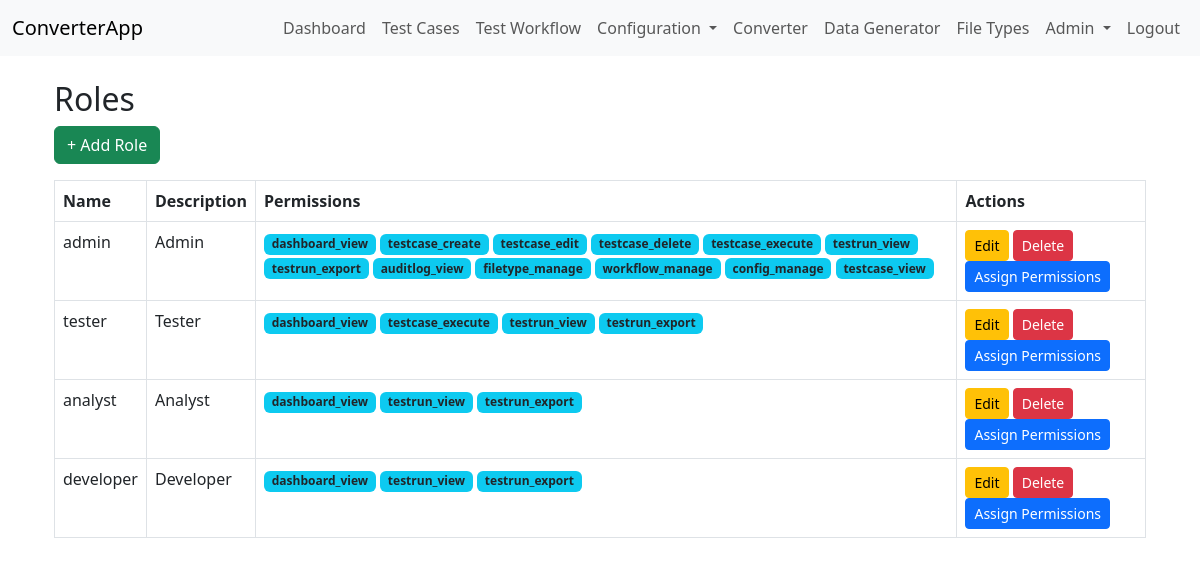
/roles (signed in), run on the app's committed database.
### app/models.py (models this page shows)
class Role(db.Model):
    id = db.Column(db.Integer, primary_key=True)
    name = db.Column(db.String(64), unique=True, nullable=False)
    description = db.Column(db.String(255))
    permissions = db.relationship('Permission', secondary=role_permissions, backref=db.backref('roles', lazy='dynamic'))

class Permission(db.Model):
    id = db.Column(db.Integer, primary_key=True)
    name = db.Column(db.String(64), unique=True, nullable=False)
    description = db.Column(db.String(255))

### app/auth/routes.py (the view)
@auth.route('/roles')
@login_required
@admin_or_permission_required('role_manage')
def list_roles():
    roles = Role.query.all()
    return render_template('roles.html', roles=roles)

### app/auth/routes.py (called while the page is built)
@login_manager.user_loader
def load_user(user_id):
    return User.query.get(int(user_id))

def admin_or_permission_required(permission):
    def decorator(f):
        @wraps(f)
        def decorated_function(*args, **kwargs):
            if not current_user.is_authenticated:
                return redirect(url_for('auth.login'))
            if getattr(current_user, 'role', None) and (current_user.role.name == 'admin' or any(p.name == permission for p in current_user.role.permissions)):
                return f(*args, **kwargs)
            flash('You do not have permission to access this page.', 'danger')
            return redirect(url_for('dashboard'))
        return decorated_function
    return decorator

### app/templates/roles.html (shortened to what this page needs)
{% extends 'base.html' %}
{% block content %}
<div class="container mt-4">
  <h2>Roles</h2>
  <a href="{{ url_for('auth.add_role') }}" class="btn btn-success mb-3">+ Add Role</a>
  <table class="table table-bordered">
    <thead>
      <tr>
        <th>Name</th>
        <th>Description</th>
        <th>Permissions</th>
        <th>Actions</th>
      </tr>
    </thead>
    <tbody>
      {% for role in roles %}
      <tr>
        <td>{{ role.name }}</td>
        <td>{{ role.description }}</td>
        <td>
          {% for perm in role.permissions %}
            <span class="badge bg-info text-dark">{{ perm.name }}</span>
          {% else %}
            <span class="text-muted">No permissions</span>
          {% endfor %}
        </td>
        <td>
          <a href="{{ url_for('auth.edit_role', role_id=role.id) }}" class="btn btn-sm btn-warning">Edit</a>
          <form method="POST" action="{{ url_for('auth.delete_role', role_id=role.id) }}" style="display:inline;">
            <button type="submit" class="btn btn-sm btn-danger" onclick="return confirm('Delete this role?');">Delete</button>
          </form>
          <a href="{{ url_for('auth.assign_permissions', role_id=role.id) }}" class="btn btn-sm btn-primary">Assign Permissions</a>
        </td>
      </tr>
      {% endfor %}
    </tbody>
  </table>
</div>
{% endblock %}

### app/templates/base.html (shortened to what this page needs)
<!DOCTYPE html>
<html lang="en">
<head>
    <link rel="stylesheet" href="https://cdn.jsdelivr.net/npm/bootstrap@5.3.0/dist/css/bootstrap.min.css">
</head>
<body>
<nav class="navbar navbar-expand-lg navbar-light bg-light">
    <div class="container-fluid">
        <a class="navbar-brand" href="{{ url_for('dashboard') }}">ConverterApp</a>
        <div class="collapse navbar-collapse">
            <ul class="navbar-nav ms-auto mb-2 mb-lg-0">
                {% if current_user.is_authenticated %}
                <li class="nav-item">
                    <a class="nav-link" href="{{ url_for('dashboard') }}">Dashboard</a>
                </li>
                <li class="nav-item">
                    <a class="nav-link" href="{{ url_for('testcases.list_testcases') }}">Test Cases</a>
                </li>
                <li class="nav-item">
                    <a class="nav-link" href="{{ url_for('converters.test_workflow') }}">Test Workflow</a>
                </li>
                <li class="nav-item dropdown">
                    <a class="nav-link dropdown-toggle" href="#" id="configDropdown" role="button" data-bs-toggle="dropdown" aria-expanded="false">
                        Configuration
                    </a>
                </li>
                <li class="nav-item">
                    <a class="nav-link" href="{{ url_for('converters.converter_test') }}">Converter</a>
                </li>
                <li class="nav-item">
                    <a class="nav-link" href="{{ url_for('converters.data_generator') }}">Data Generator</a>
                </li>
                <li class="nav-item">
                    <a class="nav-link" href="{{ url_for('filetypes.list_filetypes') }}">File Types</a>
                </li>
                <li class="nav-item dropdown">
                    <a class="nav-link dropdown-toggle" href="#" id="adminDropdown" role="button" data-bs-toggle="dropdown" aria-expanded="false">
                        Admin
                    </a>
                </li>
                <li class="nav-item">
                    <a class="nav-link" href="{{ url_for('auth.logout') }}">Logout</a>
                </li>
                {% endif %}
            </ul>
        </div>
    </div>
</nav>
<div class="container mt-4">
    {% block content %}{% endblock %}
</div>
</body>
</html>

### data on the page
Role: name "admin", description "Admin"
Permission: name "dashboard_view"
Permission: name "testcase_create"
Permission: name "testcase_edit"
Permission: name "testcase_delete"
Permission: name "testcase_execute"
Permission: name "testrun_view"
Permission: name "testrun_export"
Permission: name "auditlog_view"
Permission: name "filetype_manage"
Permission: name "workflow_manage"
Permission: name "config_manage"
Permission: name "testcase_view"
Role: name "tester", description "Tester"
Role: name "analyst", description "Analyst"
Role: name "developer", description "Developer"
